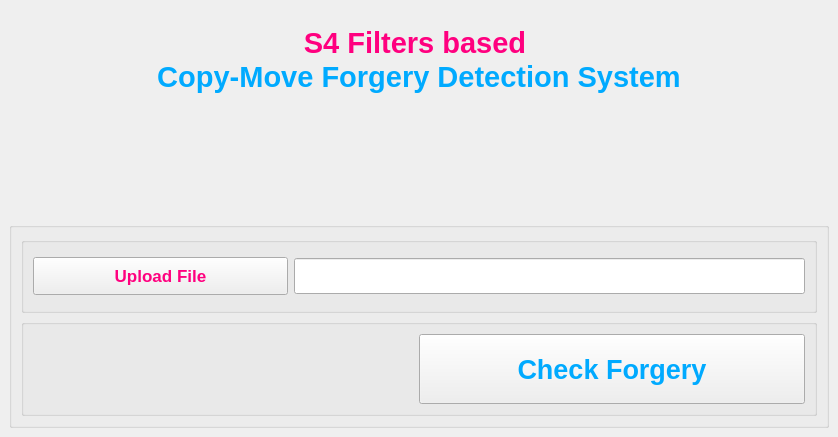
<?xml version="1.0" encoding="UTF-8"?>
<ui version="4.0">
 <class>MainWindow</class>
 <widget class="QMainWindow" name="MainWindow">
  <property name="geometry">
   <rect>
    <x>0</x>
    <y>0</y>
    <width>838</width>
    <height>437</height>
   </rect>
  </property>
  <property name="minimumSize">
   <size>
    <width>838</width>
    <height>437</height>
   </size>
  </property>
  <property name="windowTitle">
   <string>Copy-Move Forgery Detection System</string>
  </property>
  <widget class="QWidget" name="centralwidget">
   <layout class="QVBoxLayout" name="verticalLayout_2">
    <item>
     <widget class="QTextEdit" name="textEdit">
      <property name="enabled">
       <bool>false</bool>
      </property>
      <property name="sizePolicy">
       <sizepolicy hsizetype="Expanding" vsizetype="Preferred">
        <horstretch>0</horstretch>
        <verstretch>0</verstretch>
       </sizepolicy>
      </property>
      <property name="styleSheet">
       <string notr="true">border:0px;</string>
      </property>
      <property name="readOnly">
       <bool>true</bool>
      </property>
      <property name="html">
       <string>&lt;!DOCTYPE HTML PUBLIC &quot;-//W3C//DTD HTML 4.0//EN&quot; &quot;http://www.w3.org/TR/REC-html40/strict.dtd&quot;&gt;
&lt;html&gt;&lt;head&gt;&lt;meta name=&quot;qrichtext&quot; content=&quot;1&quot; /&gt;&lt;style type=&quot;text/css&quot;&gt;
p, li { white-space: pre-wrap; }
&lt;/style&gt;&lt;/head&gt;&lt;body style=&quot; font-family:'MS Shell Dlg 2'; font-size:7.8pt; font-weight:400; font-style:normal;&quot;&gt;
&lt;p align=&quot;center&quot; style=&quot;-qt-paragraph-type:empty; margin-top:0px; margin-bottom:0px; margin-left:0px; margin-right:0px; -qt-block-indent:0; text-indent:0px;&quot;&gt;&lt;br /&gt;&lt;/p&gt;
&lt;p align=&quot;center&quot; style=&quot; margin-top:0px; margin-bottom:0px; margin-left:0px; margin-right:0px; -qt-block-indent:0; text-indent:0px;&quot;&gt;&lt;span style=&quot; font-size:22pt; font-weight:600; color:#ff007f;&quot;&gt;S4 Filters based&lt;/span&gt;&lt;span style=&quot; font-size:22pt; font-weight:600; color:#ff00ff;&quot;&gt; &lt;/span&gt;&lt;/p&gt;
&lt;p align=&quot;center&quot; style=&quot; margin-top:0px; margin-bottom:0px; margin-left:0px; margin-right:0px; -qt-block-indent:0; text-indent:0px;&quot;&gt;&lt;span style=&quot; font-size:22pt; font-weight:600; color:#00aaff;&quot;&gt;Copy-Move Forgery Detection System&lt;/span&gt;&lt;/p&gt;
&lt;p style=&quot;-qt-paragraph-type:empty; margin-top:0px; margin-bottom:0px; margin-left:0px; margin-right:0px; -qt-block-indent:0; text-indent:0px; font-size:22pt; font-weight:600; color:#00aaff;&quot;&gt;&lt;br /&gt;&lt;/p&gt;&lt;/body&gt;&lt;/html&gt;</string>
      </property>
     </widget>
    </item>
    <item>
     <widget class="QGroupBox" name="groupBox">
      <property name="acceptDrops">
       <bool>false</bool>
      </property>
      <property name="autoFillBackground">
       <bool>false</bool>
      </property>
      <property name="styleSheet">
       <string notr="true"/>
      </property>
      <property name="title">
       <string/>
      </property>
      <property name="flat">
       <bool>false</bool>
      </property>
      <layout class="QVBoxLayout" name="verticalLayout_3">
       <item>
        <widget class="QGroupBox" name="groupBox_2">
         <property name="sizePolicy">
          <sizepolicy hsizetype="Preferred" vsizetype="Preferred">
           <horstretch>0</horstretch>
           <verstretch>0</verstretch>
          </sizepolicy>
         </property>
         <property name="styleSheet">
          <string notr="true"/>
         </property>
         <property name="title">
          <string/>
         </property>
         <property name="flat">
          <bool>false</bool>
         </property>
         <layout class="QHBoxLayout" name="horizontalLayout" stretch="1,2">
          <item>
           <widget class="QPushButton" name="upload_file">
            <property name="minimumSize">
             <size>
              <width>0</width>
              <height>38</height>
             </size>
            </property>
            <property name="palette">
             <palette>
              <active>
               <colorrole role="WindowText">
                <brush brushstyle="SolidPattern">
                 <color alpha="255">
                  <red>255</red>
                  <green>0</green>
                  <blue>127</blue>
                 </color>
                </brush>
               </colorrole>
               <colorrole role="Text">
                <brush brushstyle="SolidPattern">
                 <color alpha="255">
                  <red>255</red>
                  <green>0</green>
                  <blue>127</blue>
                 </color>
                </brush>
               </colorrole>
               <colorrole role="ButtonText">
                <brush brushstyle="SolidPattern">
                 <color alpha="255">
                  <red>255</red>
                  <green>0</green>
                  <blue>127</blue>
                 </color>
                </brush>
               </colorrole>
              </active>
              <inactive>
               <colorrole role="WindowText">
                <brush brushstyle="SolidPattern">
                 <color alpha="255">
                  <red>255</red>
                  <green>0</green>
                  <blue>127</blue>
                 </color>
                </brush>
               </colorrole>
               <colorrole role="Text">
                <brush brushstyle="SolidPattern">
                 <color alpha="255">
                  <red>255</red>
                  <green>0</green>
                  <blue>127</blue>
                 </color>
                </brush>
               </colorrole>
               <colorrole role="ButtonText">
                <brush brushstyle="SolidPattern">
                 <color alpha="255">
                  <red>255</red>
                  <green>0</green>
                  <blue>127</blue>
                 </color>
                </brush>
               </colorrole>
              </inactive>
              <disabled>
               <colorrole role="WindowText">
                <brush brushstyle="SolidPattern">
                 <color alpha="255">
                  <red>255</red>
                  <green>0</green>
                  <blue>127</blue>
                 </color>
                </brush>
               </colorrole>
               <colorrole role="Text">
                <brush brushstyle="SolidPattern">
                 <color alpha="255">
                  <red>255</red>
                  <green>0</green>
                  <blue>127</blue>
                 </color>
                </brush>
               </colorrole>
               <colorrole role="ButtonText">
                <brush brushstyle="SolidPattern">
                 <color alpha="255">
                  <red>255</red>
                  <green>0</green>
                  <blue>127</blue>
                 </color>
                </brush>
               </colorrole>
              </disabled>
             </palette>
            </property>
            <property name="font">
             <font>
              <pointsize>13</pointsize>
              <weight>75</weight>
              <bold>true</bold>
             </font>
            </property>
            <property name="autoFillBackground">
             <bool>false</bool>
            </property>
            <property name="styleSheet">
             <string notr="true">color:#ff007f; </string>
            </property>
            <property name="text">
             <string>Upload File</string>
            </property>
           </widget>
          </item>
          <item>
           <widget class="QLineEdit" name="display_filename">
            <property name="sizePolicy">
             <sizepolicy hsizetype="Minimum" vsizetype="Fixed">
              <horstretch>0</horstretch>
              <verstretch>0</verstretch>
             </sizepolicy>
            </property>
            <property name="minimumSize">
             <size>
              <width>480</width>
              <height>36</height>
             </size>
            </property>
           </widget>
          </item>
         </layout>
        </widget>
       </item>
       <item>
        <widget class="QGroupBox" name="groupBox_3">
         <property name="enabled">
          <bool>true</bool>
         </property>
         <property name="palette">
          <palette>
           <active>
            <colorrole role="WindowText">
             <brush brushstyle="SolidPattern">
              <color alpha="255">
               <red>0</red>
               <green>0</green>
               <blue>0</blue>
              </color>
             </brush>
            </colorrole>
            <colorrole role="Button">
             <brush brushstyle="SolidPattern">
              <color alpha="255">
               <red>255</red>
               <green>255</green>
               <blue>255</blue>
              </color>
             </brush>
            </colorrole>
            <colorrole role="Light">
             <brush brushstyle="SolidPattern">
              <color alpha="255">
               <red>255</red>
               <green>255</green>
               <blue>255</blue>
              </color>
             </brush>
            </colorrole>
            <colorrole role="Midlight">
             <brush brushstyle="SolidPattern">
              <color alpha="255">
               <red>255</red>
               <green>255</green>
               <blue>255</blue>
              </color>
             </brush>
            </colorrole>
            <colorrole role="Dark">
             <brush brushstyle="SolidPattern">
              <color alpha="255">
               <red>127</red>
               <green>127</green>
               <blue>127</blue>
              </color>
             </brush>
            </colorrole>
            <colorrole role="Mid">
             <brush brushstyle="SolidPattern">
              <color alpha="255">
               <red>170</red>
               <green>170</green>
               <blue>170</blue>
              </color>
             </brush>
            </colorrole>
            <colorrole role="Text">
             <brush brushstyle="SolidPattern">
              <color alpha="255">
               <red>0</red>
               <green>0</green>
               <blue>0</blue>
              </color>
             </brush>
            </colorrole>
            <colorrole role="BrightText">
             <brush brushstyle="SolidPattern">
              <color alpha="255">
               <red>255</red>
               <green>255</green>
               <blue>255</blue>
              </color>
             </brush>
            </colorrole>
            <colorrole role="ButtonText">
             <brush brushstyle="SolidPattern">
              <color alpha="255">
               <red>0</red>
               <green>0</green>
               <blue>0</blue>
              </color>
             </brush>
            </colorrole>
            <colorrole role="Base">
             <brush brushstyle="SolidPattern">
              <color alpha="255">
               <red>255</red>
               <green>255</green>
               <blue>255</blue>
              </color>
             </brush>
            </colorrole>
            <colorrole role="Window">
             <brush brushstyle="SolidPattern">
              <color alpha="255">
               <red>255</red>
               <green>255</green>
               <blue>255</blue>
              </color>
             </brush>
            </colorrole>
            <colorrole role="Shadow">
             <brush brushstyle="SolidPattern">
              <color alpha="255">
               <red>0</red>
               <green>0</green>
               <blue>0</blue>
              </color>
             </brush>
            </colorrole>
            <colorrole role="AlternateBase">
             <brush brushstyle="SolidPattern">
              <color alpha="255">
               <red>255</red>
               <green>255</green>
               <blue>255</blue>
              </color>
             </brush>
            </colorrole>
            <colorrole role="ToolTipBase">
             <brush brushstyle="SolidPattern">
              <color alpha="255">
               <red>255</red>
               <green>255</green>
               <blue>220</blue>
              </color>
             </brush>
            </colorrole>
            <colorrole role="ToolTipText">
             <brush brushstyle="SolidPattern">
              <color alpha="255">
               <red>0</red>
               <green>0</green>
               <blue>0</blue>
              </color>
             </brush>
            </colorrole>
           </active>
           <inactive>
            <colorrole role="WindowText">
             <brush brushstyle="SolidPattern">
              <color alpha="255">
               <red>0</red>
               <green>0</green>
               <blue>0</blue>
              </color>
             </brush>
            </colorrole>
            <colorrole role="Button">
             <brush brushstyle="SolidPattern">
              <color alpha="255">
               <red>255</red>
               <green>255</green>
               <blue>255</blue>
              </color>
             </brush>
            </colorrole>
            <colorrole role="Light">
             <brush brushstyle="SolidPattern">
              <color alpha="255">
               <red>255</red>
               <green>255</green>
               <blue>255</blue>
              </color>
             </brush>
            </colorrole>
            <colorrole role="Midlight">
             <brush brushstyle="SolidPattern">
              <color alpha="255">
               <red>255</red>
               <green>255</green>
               <blue>255</blue>
              </color>
             </brush>
            </colorrole>
            <colorrole role="Dark">
             <brush brushstyle="SolidPattern">
              <color alpha="255">
               <red>127</red>
               <green>127</green>
               <blue>127</blue>
              </color>
             </brush>
            </colorrole>
            <colorrole role="Mid">
             <brush brushstyle="SolidPattern">
              <color alpha="255">
               <red>170</red>
               <green>170</green>
               <blue>170</blue>
              </color>
             </brush>
            </colorrole>
            <colorrole role="Text">
             <brush brushstyle="SolidPattern">
              <color alpha="255">
               <red>0</red>
               <green>0</green>
               <blue>0</blue>
              </color>
             </brush>
            </colorrole>
            <colorrole role="BrightText">
             <brush brushstyle="SolidPattern">
              <color alpha="255">
               <red>255</red>
               <green>255</green>
               <blue>255</blue>
              </color>
             </brush>
            </colorrole>
            <colorrole role="ButtonText">
             <brush brushstyle="SolidPattern">
              <color alpha="255">
               <red>0</red>
               <green>0</green>
               <blue>0</blue>
              </color>
             </brush>
            </colorrole>
            <colorrole role="Base">
             <brush brushstyle="SolidPattern">
              <color alpha="255">
               <red>255</red>
               <green>255</green>
               <blue>255</blue>
              </color>
             </brush>
            </colorrole>
            <colorrole role="Window">
             <brush brushstyle="SolidPattern">
              <color alpha="255">
               <red>255</red>
               <green>255</green>
               <blue>255</blue>
              </color>
             </brush>
            </colorrole>
            <colorrole role="Shadow">
             <brush brushstyle="SolidPattern">
              <color alpha="255">
               <red>0</red>
               <green>0</green>
               <blue>0</blue>
              </color>
             </brush>
            </colorrole>
            <colorrole role="AlternateBase">
             <brush brushstyle="SolidPattern">
              <color alpha="255">
               <red>255</red>
               <green>255</green>
               <blue>255</blue>
              </color>
             </brush>
            </colorrole>
            <colorrole role="ToolTipBase">
             <brush brushstyle="SolidPattern">
              <color alpha="255">
               <red>255</red>
               <green>255</green>
               <blue>220</blue>
              </color>
             </brush>
            </colorrole>
            <colorrole role="ToolTipText">
             <brush brushstyle="SolidPattern">
              <color alpha="255">
               <red>0</red>
               <green>0</green>
               <blue>0</blue>
              </color>
             </brush>
            </colorrole>
           </inactive>
           <disabled>
            <colorrole role="WindowText">
             <brush brushstyle="SolidPattern">
              <color alpha="255">
               <red>127</red>
               <green>127</green>
               <blue>127</blue>
              </color>
             </brush>
            </colorrole>
            <colorrole role="Button">
             <brush brushstyle="SolidPattern">
              <color alpha="255">
               <red>255</red>
               <green>255</green>
               <blue>255</blue>
              </color>
             </brush>
            </colorrole>
            <colorrole role="Light">
             <brush brushstyle="SolidPattern">
              <color alpha="255">
               <red>255</red>
               <green>255</green>
               <blue>255</blue>
              </color>
             </brush>
            </colorrole>
            <colorrole role="Midlight">
             <brush brushstyle="SolidPattern">
              <color alpha="255">
               <red>255</red>
               <green>255</green>
               <blue>255</blue>
              </color>
             </brush>
            </colorrole>
            <colorrole role="Dark">
             <brush brushstyle="SolidPattern">
              <color alpha="255">
               <red>127</red>
               <green>127</green>
               <blue>127</blue>
              </color>
             </brush>
            </colorrole>
            <colorrole role="Mid">
             <brush brushstyle="SolidPattern">
              <color alpha="255">
               <red>170</red>
               <green>170</green>
               <blue>170</blue>
              </color>
             </brush>
            </colorrole>
            <colorrole role="Text">
             <brush brushstyle="SolidPattern">
              <color alpha="255">
               <red>127</red>
               <green>127</green>
               <blue>127</blue>
              </color>
             </brush>
            </colorrole>
            <colorrole role="BrightText">
             <brush brushstyle="SolidPattern">
              <color alpha="255">
               <red>255</red>
               <green>255</green>
               <blue>255</blue>
              </color>
             </brush>
            </colorrole>
            <colorrole role="ButtonText">
             <brush brushstyle="SolidPattern">
              <color alpha="255">
               <red>127</red>
               <green>127</green>
               <blue>127</blue>
              </color>
             </brush>
            </colorrole>
            <colorrole role="Base">
             <brush brushstyle="SolidPattern">
              <color alpha="255">
               <red>255</red>
               <green>255</green>
               <blue>255</blue>
              </color>
             </brush>
            </colorrole>
            <colorrole role="Window">
             <brush brushstyle="SolidPattern">
              <color alpha="255">
               <red>255</red>
               <green>255</green>
               <blue>255</blue>
              </color>
             </brush>
            </colorrole>
            <colorrole role="Shadow">
             <brush brushstyle="SolidPattern">
              <color alpha="255">
               <red>0</red>
               <green>0</green>
               <blue>0</blue>
              </color>
             </brush>
            </colorrole>
            <colorrole role="AlternateBase">
             <brush brushstyle="SolidPattern">
              <color alpha="255">
               <red>255</red>
               <green>255</green>
               <blue>255</blue>
              </color>
             </brush>
            </colorrole>
            <colorrole role="ToolTipBase">
             <brush brushstyle="SolidPattern">
              <color alpha="255">
               <red>255</red>
               <green>255</green>
               <blue>220</blue>
              </color>
             </brush>
            </colorrole>
            <colorrole role="ToolTipText">
             <brush brushstyle="SolidPattern">
              <color alpha="255">
               <red>0</red>
               <green>0</green>
               <blue>0</blue>
              </color>
             </brush>
            </colorrole>
           </disabled>
          </palette>
         </property>
         <property name="cursor">
          <cursorShape>ArrowCursor</cursorShape>
         </property>
         <property name="autoFillBackground">
          <bool>false</bool>
         </property>
         <property name="styleSheet">
          <string notr="true"/>
         </property>
         <property name="title">
          <string/>
         </property>
         <property name="flat">
          <bool>false</bool>
         </property>
         <layout class="QHBoxLayout" name="horizontalLayout_2" stretch="1,1">
          <item>
           <spacer name="horizontalSpacer">
            <property name="orientation">
             <enum>Qt::Horizontal</enum>
            </property>
            <property name="sizeType">
             <enum>QSizePolicy::Minimum</enum>
            </property>
            <property name="sizeHint" stdset="0">
             <size>
              <width>380</width>
              <height>20</height>
             </size>
            </property>
           </spacer>
          </item>
          <item>
           <widget class="QPushButton" name="check_forgery">
            <property name="sizePolicy">
             <sizepolicy hsizetype="Preferred" vsizetype="Fixed">
              <horstretch>0</horstretch>
              <verstretch>0</verstretch>
             </sizepolicy>
            </property>
            <property name="minimumSize">
             <size>
              <width>0</width>
              <height>70</height>
             </size>
            </property>
            <property name="font">
             <font>
              <pointsize>20</pointsize>
              <weight>75</weight>
              <bold>true</bold>
             </font>
            </property>
            <property name="styleSheet">
             <string notr="true">color:#00aaff; </string>
            </property>
            <property name="text">
             <string>Check Forgery</string>
            </property>
           </widget>
          </item>
         </layout>
        </widget>
       </item>
      </layout>
     </widget>
    </item>
   </layout>
  </widget>
 </widget>
 <resources/>
 <connections/>
</ui>
